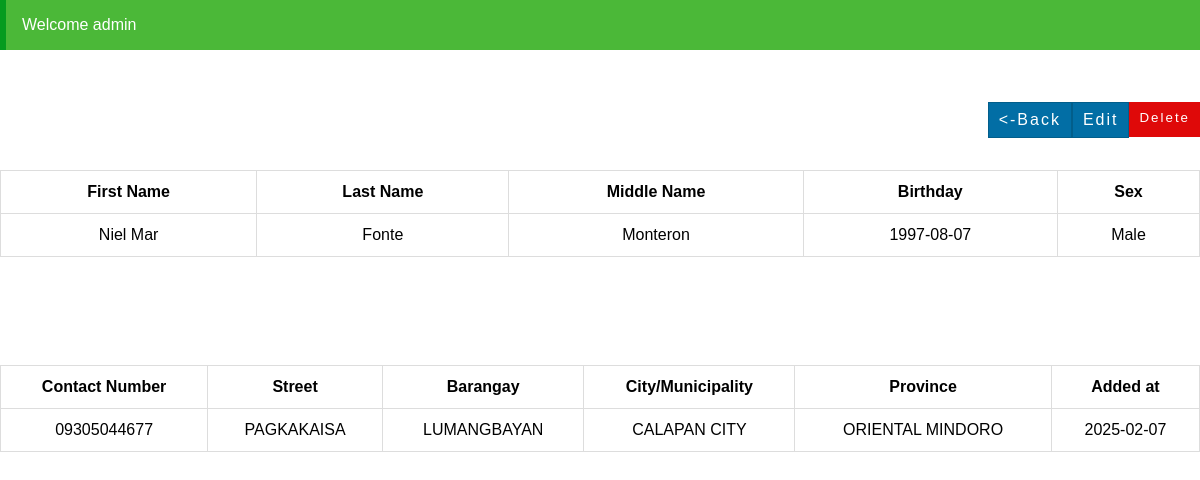
The app's page /details.php?ID=2 (signed in) with its own data.
### tables this page shows
CREATE TABLE `patient_list` (
  `id` int(11) NOT NULL,
  `first_name` varchar(50) NOT NULL,
  `last_name` varchar(50) NOT NULL,
  `middle_name` varchar(50) NOT NULL,
  `birthday` varchar(10) NOT NULL,
  `sex` varchar(10) NOT NULL,
  `contact_number` varchar(50) NOT NULL,
  `address_street` varchar(100) NOT NULL,
  `address_brgy` varchar(100) NOT NULL,
  `address_citymuni` varchar(100) NOT NULL,
  `address_province` varchar(100) NOT NULL,
  `added_at` date NOT NULL DEFAULT current_timestamp()
);

### details.php (the view, shortened to what this page needs)
<?php
if(isset($_SESSION['Access']) && $_SESSION['Access'] == "administrator"){
    echo "<div class ='message success'> Welcome ".$_SESSION['UserLogin'], "</div><br/> <br/>";
}else{
    echo header("Location: index.php");
}
$con = connection();
$id = $_GET['ID'];
$sql = "SELECT * FROM patient_list WHERE id = '$id'";
$patients = $con->query($sql) or die ($con->error);
$row = $patients->fetch_assoc();
?>
<!DOCTYPE html>
<html lang="en">
<head>
    <link rel="stylesheet" href="css/style.css">
</head>
<body>
    <form action="delete.php" method="post">
        <div class="button-container">
            <a href ="index.php"> <-Back</a>
            <a href ="edit.php?ID=<?php echo $row['id'];?>">Edit</a>
        <?php if($_SESSION['Access'] == "administrator"){?>
        <button type="submit" name="delete" class="button-danger">Delete</button>
            <?php } ?>
        </div>
    </form>
    <table>
    <thead>
        <tr>
            <th>First Name</TH>
            <th>Last Name</TH>
            <th>Middle Name</TH>
            <th>Birthday</TH>
            <th>Sex</TH>
        </tr>
    </thead>
        <tr>
            <td><?php echo $row['first_name']; ?></td>
            <td><?php echo $row['last_name']; ?></td>
            <td><?php echo $row['middle_name']; ?></td>
            <td><?php echo $row['birthday']; ?></td>
            <td><?php echo $row['sex']; ?></td>
        </tr>
    </table>
    <BR></BR>
    <BR></BR>
    <BR></BR>
    <TAble>
    <THEad>
        <tr>
            <th>Contact Number</th>
            <th>Street</th>
            <th>Barangay</th>
            <th>City/Municipality</th>
            <th>Province</th>
            <th>Added at</TH>
        </tr>
    </THEad>
            <td><?php echo $row['contact_number']; ?></td>
            <td><?php echo $row['address_street']; ?></td>
            <td><?php echo $row['address_brgy']; ?></td>
            <td><?php echo $row['address_citymuni']; ?></td>
            <td><?php echo $row['address_province']; ?></td>
            <td><?php echo $row['added_at']; ?></td>
    </TAble>
</body>
</html>

### css/style.css (style rules this page uses)
* { margin: 0; padding: 0; box-sizing: border-box; }
body { font-family: "Arial"; }
.message { width: 100%; padding: 1rem; }
.message.success { background: #4bb838; border-left: 6px solid #069b1e; color: white; }
table { border: 1px solid black; border-collapse: collapse; width: 100%; }
th,td { text-align: center; padding : 12px; border: 1px solid #ddd; }
.button-container { margin: 0 ; float: right; padding: 1rem 0 2rem 0; }
.button-container a { float: left; border: 1px solid rgb(2, 94, 139); background: rgb(2, 110 , 165); padding: 8px 10px 8px 10px; color: white; text-decoration: none; letter-spacing: 2px ; }
.button-danger { float: left; background: rgb(223, 9, 9); padding: 8px 10px 12px 10px; color: white; text-decoration: none; letter-spacing: 2px ; border: none; }
.button-danger { cursor: pointer; }

### records on screen
patient_list: first_name "Niel Mar", last_name "Fonte", middle_name "Monteron", birthday "1997-08-07", sex "Male", contact_number "09305044677", address_street "PAGKAKAISA", address_brgy "LUMANGBAYAN", address_citymuni "CALAPAN CITY", address_province "ORIENTAL MINDORO", added_at "2025-02-07"

### other values on screen
$_SESSION['UserLogin'] "admin"
